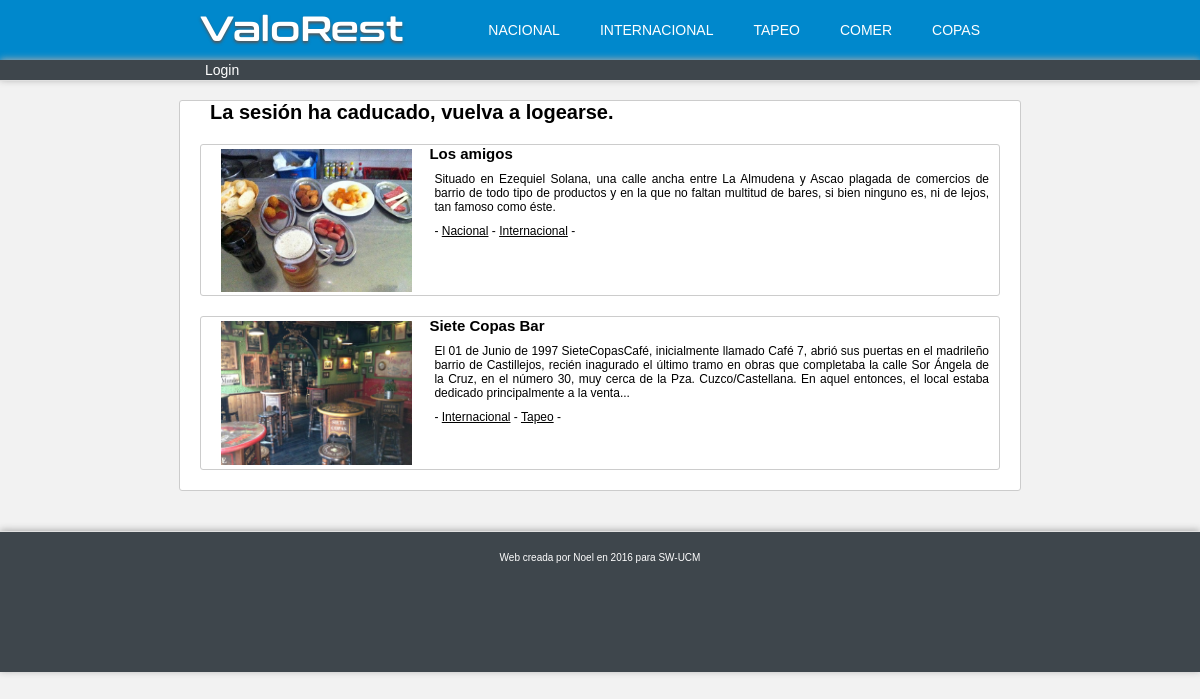
The app's page /internacional.php (signed in), older data.
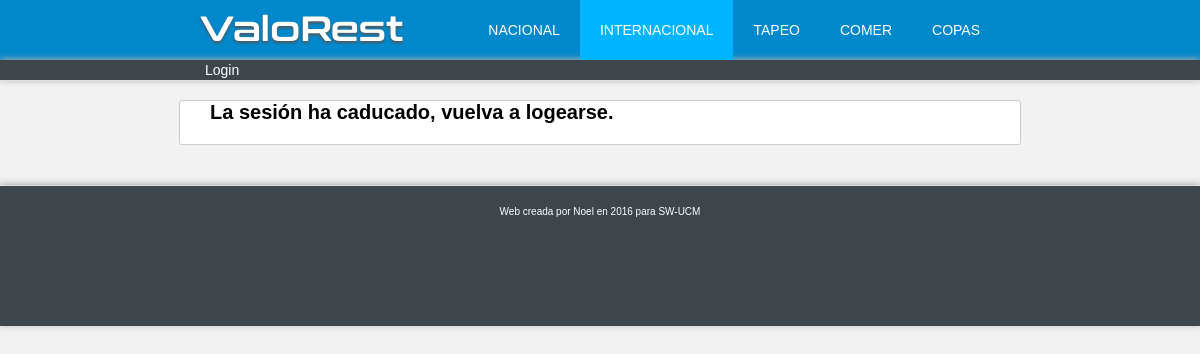
The same page, newer data.
### tables this page shows
CREATE TABLE IF NOT EXISTS `menu` (
    `idmenu`            INT(11) NOT NULL AUTO_INCREMENT,
    `permissions`       INT(11) NOT NULL,
    `type`              INT(11) NOT NULL,
    `sequence`          INT(11) NOT NULL,
    `page`              VARCHAR(255) NOT NULL,
    `name`              VARCHAR(255) NOT NULL,
    `parameter`         VARCHAR(255) NOT NULL,
    PRIMARY KEY  (`idmenu`)
);

CREATE TABLE IF NOT EXISTS `restaurant` (
    `idrestaurant`      INT(11) NOT NULL AUTO_INCREMENT,
    `idcountry`         INT(11) NOT NULL,
    `idprovince`        INT(11) NOT NULL,
    `image`             VARCHAR(255) NOT NULL,
    `name`              VARCHAR(255) NOT NULL,
    `address1`          VARCHAR(255) NOT NULL,
    `address2`          VARCHAR(255) NOT NULL,
    `phone`             VARCHAR(75) NOT NULL,
    `web`               VARCHAR(255) NOT NULL,
    `email`             VARCHAR(255) NOT NULL,
    `halfprice`         DECIMAL(14,3) NOT NULL,
    `score`             DECIMAL(14,3) NOT NULL,
    `description`       TEXT NOT NULL,
    `frontpage`         CHAR(1) NOT NULL,
    `sequence`          INT(11) NOT NULL,
    PRIMARY KEY  (`idrestaurant`)
);

CREATE TABLE IF NOT EXISTS `tag` (
    `idtag`             INT(11) NOT NULL AUTO_INCREMENT,
    `name`              VARCHAR(255) NOT NULL,
    PRIMARY KEY  (`idtag`)
);

### lib/dataaccess.php (called while the page is built, shortened)
<?php
function consult($sql){
    $result = array();
    $bd = new DataAccess();
    $bd->run($sql);
    while(($fila = $bd->row()) !== false ){
        $result[] = $fila;
    }
    return $result;
}
function remove($sql){
    $bd = new DataAccess();
    $result = $bd->run($sql);
    return $result;
}
class DataAccess {
    var $bd;
    var $query;
    function DataAccess($server = SERVER_CONNECTION, $user = USER_CONNECTION, $psw = PSW_CONNECTION, $bd = BBDD_CONNECTION){
        $this->bd = new mysqli($server, $user, $psw, $bd);
        $this->bd->set_charset("utf8");
    }
    function run($sql){
        if( ($this->query = $this->bd->query($sql)) === false ) {
            return false;
        } else {
            return true;
        }
    }
    function row(){
        if ( $fila = $this->query->fetch_assoc())
            return $fila;
        else
            return false;
    }
}
?>

### lib/global.php (called while the page is built, shortened)
<?php
require_once('lib/dataaccess.php');
require_once('lib/security.php');
function getMenu($type = 0){
    if(!isset($_SESSION['Rol'])){
        $result = consult("SELECT page,name,parameter FROM menu WHERE permissions = 0 AND type = ".$type." ORDER BY sequence ASC;");
    }
    else{
        $result = consult("SELECT page,name,parameter FROM menu WHERE permissions <= ".$_SESSION['Rol']." AND type = ".$type." ORDER BY sequence ASC;");
    }
    return $result;
}
function cutText($text, $numMaxCaract){
    if (strlen($text) <  $numMaxCaract){
        $textCut = $text;
    }else{
        $textCut = substr($text, 0, $numMaxCaract);
        $lastSpave = strripos($textCut, " ");
        if ($lastSpave !== false){
            $textoCortadoTmp = substr($textCut, 0, $lastSpave);
            if (substr($textCut, $lastSpave)){
                $textoCortadoTmp .= '...';
            }
            $textCut = $textoCortadoTmp;
        }elseif (substr($text, $numMaxCaract)){
            $textCut .= '...';
        }
    }
    return $textCut;
}
?>

### lib/security.php (called while the page is built, shortened)
<?php
function start($rol = 0){
    $message = "";
    if(!isset($_SESSION['Login']) || !$_SESSION['Login']){
        checkCookie();
    }else{
        if(!checkSession()){
            $message = "La sesión ha caducado, vuelva a logearse.";
        }
    }
    return $message;
}
function checkSession(){
    $result = consult("SELECT * FROM `session` WHERE `key` = '".$_SESSION['SKey']."';");
    if(count($result)){
        $result = $result[0];
        if($result['iduser']==$_SESSION['IdUser'] && $result['ip']==$_SESSION['IPaddress']){
            modify("UPDATE session SET `lastactivity` = ".$_SERVER['REQUEST_TIME']." WHERE `key` = '".$_SESSION['SKey']."';");
            return true;
        }else{
            logOut();
            return false;
        }
    }else{
        return false;
    }
}
?>

### internacional.php (the view, shortened to what the changed rows need)
<?php
require_once('lib/global.php');
$message = start();
?>
<html lang="es">
<?php require_once('common/head.php'); ?>
<body class="column">
    <?php require_once('common/header.php'); ?>
    <div class="center-800 column container">
        <?php if($message != '') echo "<h2>".$message."</h2>"; ?>
<?php
$page = '';
$result = consult("SELECT restaurant.idrestaurant AS idrestaurant, ".
       "restaurant.image AS image, ".
       "restaurant.name AS name, ".
       "restaurant.description AS description ".
       "FROM restaurant ".
       "INNER JOIN tagrestaurant ON restaurant.idrestaurant=tagrestaurant.idrestaurant ".
       "WHERE tagrestaurant.idtag = 2 ".
       "ORDER BY restaurant.sequence ASC;");
foreach ($result as $key => $value){
    $page .= "<article class=\"row-column\">\r\n";
    $page .= "<div class=\"col-l-3 col-s-2 col-xs-7 marginH2\">\r\n";
    $page .= "<a href=\"restaurante.php?idrestaurant=".$value['idrestaurant']."\"><img class=\"img100 marginH2 marginV2\" src=\"".$value['image']."\"></a>\r\n";
    $page .= "</div>\r\n";
    $page .= "<div class=\"col-l-9 col-s-10 col-xs-12\">\r\n";
    $page .= "<h3><a href=\"restaurante.php?idrestaurant=".$value['idrestaurant']."\">".$value['name']."</a></h3>\r\n";
    $page .= "<p>".cutText($value['description'],350)."</p>\r\n";
    $page .= "<p> - ";
    $result2 = consult("SELECT tag.name AS name, menu.page AS page FROM tag LEFT JOIN menu ON tag.name = menu.name LEFT JOIN tagrestaurant ON tagrestaurant.idtag = tag.idtag WHERE tagrestaurant.idrestaurant = ".$value['idrestaurant']);
    foreach ($result2 as $key2 => $value2){
      $page .= "<a href=\"".$value2['page'].".php\">".$value2['name']."</a> - ";
    }
    $page .= "</p>\r\n";
    $page .= "</div>\r\n";
    $page .= "</article>\r\n";
}
echo $page;
?>
    </div>
</body>
</html>

### common/header.php (shortened to what the changed rows need)
<header>
    <div class="row center-800">
        <div id="logo" class="grow2">
            <h1><a href="index.php">ValoRest</a></h1>
        </div>
        <nav id="menu" class="menu-header">
            <ul>
<?php
foreach (getMenu(1) as $key => $value) {
    if(strstr($_SERVER['REQUEST_URI'], $value['page'])){
        echo "<li><a href=\"".$value['page'].".php?".$value['parameter']."\" id=\"menu-active\">".$value['name']."</a></li>\r\n";
    }else{
        echo "<li><a href=\"".$value['page'].".php?".$value['parameter']."\">".$value['name']."</a></li>\r\n";
    }
}
?>
            </ul>
        </nav>
    </div>
</header>

Row changes from the older to the newer data that the page shows:
removed restaurant: image (picture), name "Los amigos", description "Situado en Ezequiel Solana, una calle ancha entre La Almudena y Ascao plagada de comercios de barrio de todo tipo de productos y en la que no faltan multitud de bares, si bien ninguno es, ni de lejos, tan famoso como éste."
no longer on this page (row unchanged): tag: name "Nacional", shown under "Los amigos"
no longer on this page (row unchanged): tag: name "Internacional"
removed restaurant: image (picture), name "Siete Copas Bar", description "El 01 de Junio de 1997 SieteCopasCafé, inicialmente llamado Café 7, abrió sus puertas en el madrileño barrio de Castillejos, recién inagurado el último tramo en obras que completaba la calle Sor Ángela de la Cruz, en el número 30, muy cerca de la Pza. Cuzco/Castellana. En aquel entonces, el local estaba dedicado principalmente a la venta..."
no longer on this page (row unchanged): tag: name "Tapeo", shown under "Siete Copas Bar"
changed menu "INTERNACIONAL": page "lista" → "internacional" (drawn)
